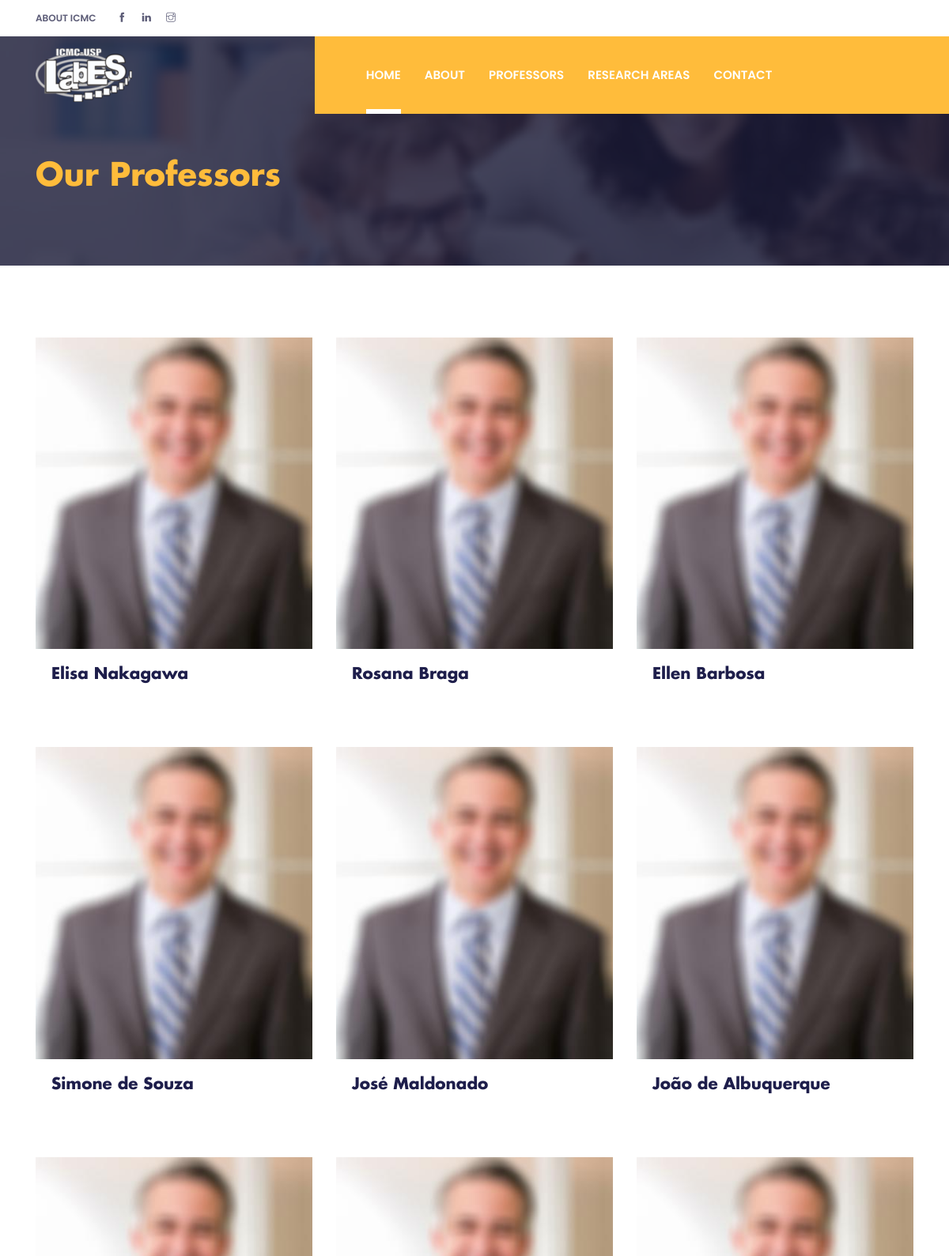
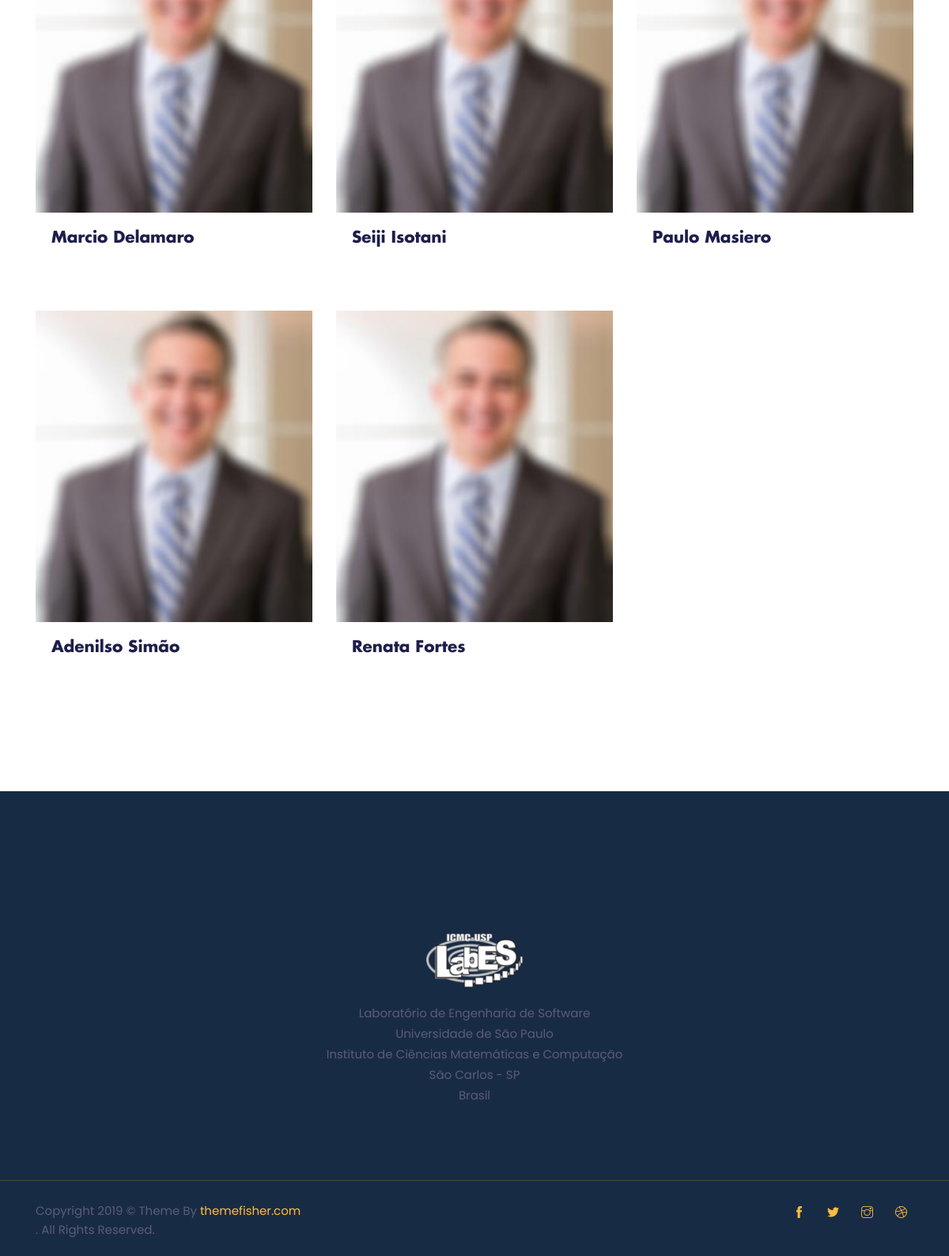
Page /teacher.php on the committed database (2 pictures, top to bottom).
### tables this page shows
CREATE TABLE `professor` (
  `id_professor` int(11) NOT NULL,
  `nome` text NOT NULL,
  `email` text NOT NULL,
  `link-lattes` text NOT NULL,
  `descricao` text NOT NULL,
  `foto` text NOT NULL
);

### Class/ClassConexao.php (called while the page is built)
<?php
	class ClassConexao{
		public function conectaDB(){
			try{
				$Con = new PDO("mysql:host=localhost;dbname=labes","root","");
				return $Con;
			}catch(PDOException $Erro){
				return $Erro->getMessage();
			}
		}
	}

### Class/ClassCrud.php (called while the page is built, shortened)
<?php
include("ClassConexao.php");
class ClassCrud extends ClassConexao{
	private $Crud;
	private function preparedStatements($Query, $Parametros){
		$this->Crud = $this->conectaDB()->prepare($Query);
        $this->Crud->execute();
	}
	private function countParametros($Parametros){
		$this->Contador = count($Parametros);
	}
	public function selectDB($Campos, $Tabela, $Condicao, $Parametros){
		$this->preparedStatements("select {$Campos} from {$Tabela} {$Condicao}",$Parametros);
		return $this->Crud;
	}
}

### teacher.php (the view, shortened to what this page needs)
<?php
  include("Class/ClassCrud.php");
?>
<!DOCTYPE html>
<html lang="zxx">
<head>
  <link rel="stylesheet" href="plugins/bootstrap/bootstrap.min.css">
  <link rel="stylesheet" href="plugins/slick/slick.css">
  <link rel="stylesheet" href="plugins/themify-icons/themify-icons.css">
  <link rel="stylesheet" href="plugins/animate/animate.css">
  <link rel="stylesheet" href="plugins/aos/aos.css">
  <link rel="stylesheet" href="plugins/venobox/venobox.css">
  <link href="css/style.css" rel="stylesheet">
</head>
<body>
<header class="fixed-top header">
  <?php
    include_once("Estruturas/top_header.php");
  ?>
  <?php
    include_once("Estruturas/navbar.php");
  ?>
</header>
<section class="page-title-section overlay" data-background="images/backgrounds/page-title.jpg">
  <div class="container">
    <div class="row">
      <div class="col-md-8">
        <ul class="list-inline custom-breadcrumb">
          <li class="list-inline-item"><h2 class="text-primary font-secondary">Our Professors</h2></li>
        </ul>
      </div>
    </div>
  </div>
</section>
<section class="section">
  <div data-ref="mixitup-target" class="container">
    <div class="row">
      <div class="col-12">
      </div>
    </div>
    <div class="row" data-ref="mixitup-container">
      <?php
        $Crud = new ClassCrud();
        $BFetch = $Crud->selectDB("*", "professor", "", array());
        while ($Fetch = $BFetch->fetch(PDO::FETCH_ASSOC)){
      ?>
      <div data-ref="mixitup-target" class="col-lg-4 col-sm-6 mb-5 arts law">
        <div class="card border-0 rounded-0 hover-shadow">
          <img class="card-img-top rounded-0" src="images/teachers/teacher-1.jpg" alt="teacher">
          <div class="card-body">
            <a href="teacher-single.php?id_prof=<?php echo $Fetch['id_professor']; ?>">
              <h4 class="card-title"><?php echo utf8_encode($Fetch['nome']); ?></h4>
            </a>
          </div>
        </div>
      </div>
      <?php
      }
      ?>
    </div>
  </div>
</section>
<?php
  include_once("Estruturas/footer.php");
?>
</body>
</html>

### Estruturas/top_header.php
<div class="top-header py-2 bg-white">
    <div class="container">
      <div class="row no-gutters">
        <div class="col-lg-4 text-center text-lg-left">
          <a class="text-color mr-3" href="https://icmc.usp.br/en/" target="_BLANK">ABOUT ICMC</a>
          <ul class="list-inline d-inline">
            <li class="list-inline-item mx-0"><a class="d-inline-block p-2 text-color" href="https://www.facebook.com/icmc.usp/" target="_BLANK"><i class="ti-facebook"></i></a></li>
            <li class="list-inline-item mx-0"><a class="d-inline-block p-2 text-color" href="https://www.linkedin.com/school/icmc-usp/about/" target="_BLANK"><i class="ti-linkedin"></i></a></li>
            <li class="list-inline-item mx-0"><a class="d-inline-block p-2 text-color" href="https://instagram.com/icmc_usp?igshid=1riuo7a90gjx1" target="_BLANK"><i class="ti-instagram"></i></a></li>
          </ul>
        </div>
      </div>
    </div>
  </div>

### Estruturas/navbar.php (shortened to what this page needs)
<div class="navigation w-100">
    <div class="container">
      <nav class="navbar navbar-expand-lg navbar-light p-0">
        <a class="navbar-brand" href="index.html"><img src="images/logo.png" alt="logo" height="68"></a>
        <div class="collapse navbar-collapse" id="navigation">
          <ul class="navbar-nav ml-auto text-center">
            <li class="nav-item active">
              <a class="nav-link" href="index.php">Home</a>
            </li>
            <li class="nav-item @@about">
              <a class="nav-link" href="about.php">About</a>
            </li>
            <li class="nav-item @@courses">
              <a class="nav-link" href="teacher.php">Professors</a>
            </li>
            <li class="nav-item @@contact">
              <a class="nav-link" href="research.php">Research Areas</a>
            </li>
            <li class="nav-item @@events">
              <a class="nav-link" href="contact.php">Contact</a>
            </li>
          </ul>
        </div>
      </nav>
    </div>
  </div>

### Estruturas/footer.php (shortened to what this page needs)
<footer>
  <div class="footer bg-footer section border-bottom">
    <div class="container">
      <a class="logo-footer d-flex justify-content-center" href="index.html"><img src="images/logo.png" class="mb-4" alt="logo" height="68"></a>
      <div class="row">
        <div class="col-lg-12 col-sm-12 mb-5 mb-lg-0 d-flex justify-content-center">
          <ul class="list-unstyled text-center">
            <li class="mb-2">Laboratório de Engenharia de Software</li>
            <li class="mb-2">Universidade de São Paulo</li>
            <li class="mb-2">Instituto de Ciências Matemáticas e Computação</li>
            <li class="mb-2">São Carlos - SP</li>
            <li class="mb-2">Brasil</li>
          </ul>
        </div>
      </div>
    </div>
  </div>
  <div class="copyright py-4 bg-footer">
    <div class="container">
      <div class="row">
        <div class="col-sm-7 text-sm-left text-center">
          <p class="mb-0">Copyright
            © Theme By <a href="https://themefisher.com">themefisher.com</a></p> . All Rights Reserved.
        </div>
        <div class="col-sm-5 text-sm-right text-center">
          <ul class="list-inline">
            <li class="list-inline-item"><a class="d-inline-block p-2" href="https://www.facebook.com/themefisher"><i class="ti-facebook text-primary"></i></a></li>
            <li class="list-inline-item"><a class="d-inline-block p-2" href="https://www.twitter.com/themefisher"><i class="ti-twitter-alt text-primary"></i></a></li>
            <li class="list-inline-item"><a class="d-inline-block p-2" href="#"><i class="ti-instagram text-primary"></i></a></li>
            <li class="list-inline-item"><a class="d-inline-block p-2" href="https://dribbble.com/themefisher"><i class="ti-dribbble text-primary"></i></a></li>
          </ul>
        </div>
      </div>
    </div>
  </div>
</footer>

### css/style.css (style rules this page uses)
body { line-height: 1.2; font-family: "Poppins", sans-serif; -webkit-font-smoothing: antialiased; font-size: 15px; color: #5c5c77; }
p, .paragraph { font-weight: 400; color: #5c5c77; font-size: 15px; line-height: 1.9; font-family: "Poppins", sans-serif; }
h1, h2, h3, h4, h5, h6 { color: #1e1e4b; font-family: "futura-bold"; font-weight: 700; line-height: 1.2; }
h2, .h2 { font-size: 40px; }
h4, .h4 { font-size: 20px; }
body { background-color: #fff; overflow-x: hidden; }
ol, ul { list-style-type: none; margin: 0px; }
img { vertical-align: middle; border: 0; }
a { color: #ffbc3b; }
a, a:hover, a:focus { text-decoration: none; }
a, button, select { cursor: pointer; transition: .2s ease; }
h4 { transition: .2s ease; }
.section { padding-top: 90px; padding-bottom: 90px; }
.overlay { position: relative; }
.overlay::before { position: absolute; content: ''; height: 100%; width: 100%; top: 0; left: 0; background: #1a1a37; opacity: .8; }
.text-primary { color: #ffbc3b !important; }
.text-color { color: #5c5c77; }
.font-secondary { font-family: "futura-bold"; }
.page-title-section { padding: 200px 0 80px; }
.top-header { font-size: 12px; transition: -webkit-transform .2s ease; transition: transform .2s ease; transition: transform .2s ease, -webkit-transform .2s ease; -webkit-transform-origin: top; transform-origin: top; font-weight: 600; }
.navigation { background-image: linear-gradient(to right, transparent 50%, #ffbc3b 50%); transition: .2s ease; }
.navbar-nav { padding-left: 50px; background: #ffbc3b; }
.nav-item { margin: 0 15px; position: relative; }
.nav-item .nav-link { text-transform: uppercase; font-weight: 600; }
.nav-item::before { position: absolute; left: 0; bottom: 0; height: 6px; width: 100%; content: ""; background: #fff; -webkit-transform: scaleY(0); transform: scaleY(0); -webkit-transform-origin: top; transform-origin: top; transition: -webkit-transform .3s ease; transition: transform .3s ease; transition: transform .3s ease, -webkit-transform .3s ease; }
.nav-item:hover::before, .nav-item.active::before { -webkit-transform: scaleY(1); transform: scaleY(1); -webkit-transform-origin: bottom; transform-origin: bottom; }
.navbar-light .navbar-nav .nav-link { color: #fff; }
.navbar-light .navbar-nav .active > .nav-link, .navbar-light .navbar-nav .nav-link.active, .navbar-light .navbar-nav .nav-link.show, .navbar-light .navbar-nav .show > .nav-link { color: #fff; }
.navbar-expand-lg .navbar-nav .nav-link { padding: 40px 0px; }
.hover-shadow { transition: .3s ease; }
.bg-footer { background-color: #182b45; }
.logo-footer { margin-top: -20px; display: inline-block; }
.footer { border-color: #494a43 !important; padding-top: 200px; }

### rows in the picture
professor: nome "Elisa Nakagawa"
professor: nome "Rosana Braga"
professor: nome "Ellen Barbosa"
professor: nome "Simone de Souza"
professor: nome "José Maldonado"
professor: nome "João de Albuquerque"
professor: nome "Marcio Delamaro"
professor: nome "Seiji Isotani"
professor: nome "Paulo Masiero"
professor: nome "Adenilso Simão"
professor: nome "Renata Fortes"
